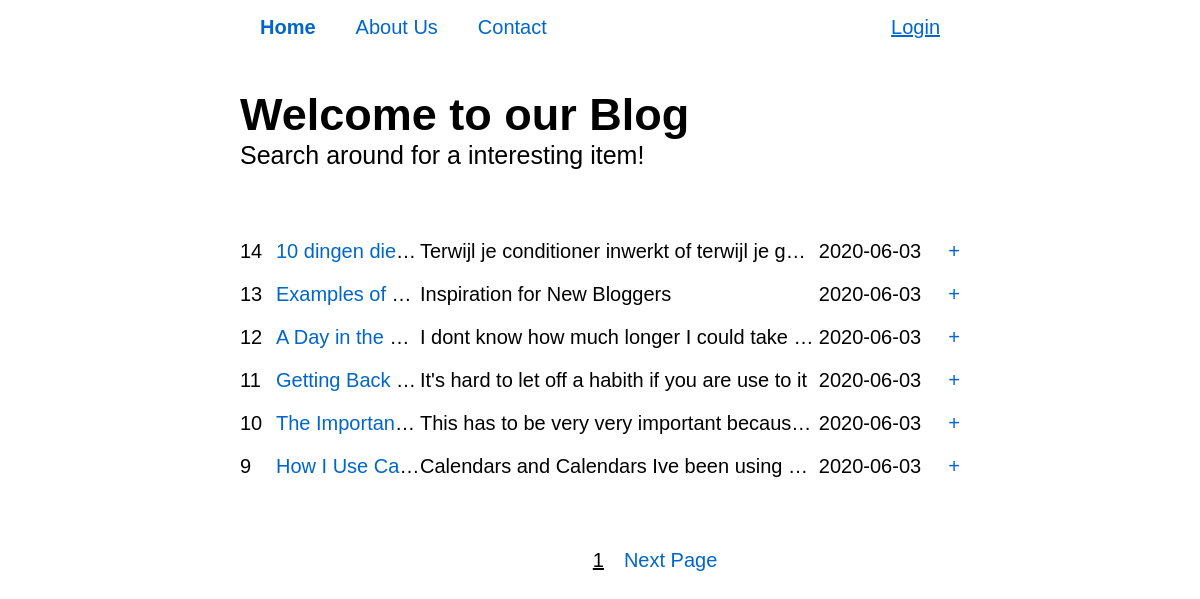
The page / on the database its author committed.
### tables this page shows
CREATE TABLE `posts` (
  `postId` int(11) NOT NULL,
  `title` varchar(50) NOT NULL,
  `description` tinytext NOT NULL,
  `content` text NOT NULL,
  `date` timestamp NOT NULL DEFAULT current_timestamp(),
  `userId` int(11) NOT NULL,
  `deleted` tinyint(1) DEFAULT 0
);

### App/controllers/Controller.php (called while the page is built, shortened)
<?php
class Controller
{
    private $data = [];
    public function assign($variable, $value) {
        $this->data[$variable] = $value;
    }
    public function view($fileName)
    {
        $data = $this->data;
        extract($data);
        return require "App/views/{$fileName}.view.php";
    }
}

### App/controllers/PagesController.php (called while the page is built, shortened)
<?php
class PagesController extends Controller
{
    private $pagination;
    public function __construct()
    {
        $this->pagination = new PaginationController();
    }
    public function getHome()
    {
        $total_posts_per_page = count(App::get('database')->fetchAll());
        $this->assign('paginate_result',
            $this->pagination->paginate($total_posts_per_page)
        );
        $this->view('home');
    }
}

### core/Router.php (called while the page is built, shortened)
<?php
class Router
{
    public $routes = [
        'GET' => [],
        'POST' => []
    ];
    public function get($uri, $controller) {
        $this->routes['GET'][$uri] = $controller;
    }
    public function post($uri, $controller) {
        $this->routes['POST'][$uri] = $controller;
    }
    public function direct($uri, $requestType)
    {
        if (array_key_exists($uri, $this->routes[$requestType])) {
            return $this->callMethod(
                ...explode('@', $this->routes[$requestType][$uri])
            );
        }
        throw new Exception('No route defined --> ' . $uri . ' <-- ');
    }
    protected function callMethod($controller, $method)
    {
        $controller = new $controller;
        return $controller->$method();
    }
}

### index.php (called while the page is built, shortened)
<?php
Router::load('App/routes.php')
    ->direct(Request::uri(), Request::method());

### core/database/QueryBuilder.php (called while the page is built, shortened)
<?php
class QueryBuilder
{
    protected $pdo;
    private $statement;
    public function __construct($pdo)
    {
        $this->pdo = $pdo;
    }
    public function createQuery($query)
    {
        $this->statement = $this->pdo->prepare($query);
    }
    public function selectAllWhere($table, $where)
    {
        $symbol = ' = ';
        $sql = sprintf(
            "SELECT * FROM %s WHERE %s",
            $table,
            implode(' AND ', array_map(
                    function($k, $v) use($symbol) {
                        return $k . $symbol . "'" . $v . "'";
                    },
                    array_keys($where),
                    array_values($where)
                )
            )
        );
        try {
            $this->statement = $this->pdo->prepare($sql);
        } catch (Exception $e) {
            die('Woops, Something went wrong<br>');
        }
    }
    public function fetchAll($where = []) {
        $this->statement->execute($where);
        return $this->statement->fetchAll(PDO::FETCH_CLASS);
    }
}

### App/controllers/PaginationController.php (called while the page is built, shortened)
<?php
class PaginationController
{
    public function paginate($number_of_result, $where = false)
    {
        $posts_per_page = 6;
        $number_of_pages = ceil($number_of_result / $posts_per_page);
        if (empty($_GET['page'])) {
            $page_number = 1;
        } else {
            $page_number = $this->getPageNumber($_GET['page'], $number_of_pages);
        }
        $starting_page_number = ($page_number - 1) * $posts_per_page;
        if ($where) {
            $posts = $this->getAmountOfPostsById($starting_page_number, $posts_per_page);
        } else {
            $posts = $this->getAmountOfPosts($starting_page_number, $posts_per_page);
        }
        return ['post' => $posts, 'page_number' => $page_number, 'number_of_pages' => $number_of_pages];
    }
    private function getAmountOfPosts($starting_page_number, $posts_per_page)
    {
        App::get('database')->createQuery(
            "SELECT *
            FROM posts
            WHERE deleted = '0'
            ORDER BY date DESC
            LIMIT {$starting_page_number}, {$posts_per_page}"
        );
        return App::get('database')->fetchAll();
    }
}

### core/App.php (called while the page is built, shortened)
<?php
class App
{
    protected static $data = [];
    public static function bind($key, $value)
    {
        static::$data[$key] = $value;
    }
    public static function get($key)
    {
        return static::$data[$key];
    }
}

### App/views/home.view.php (the view, shortened to what this page needs)
<?php include 'partials/head.php'; ?>
<?php include 'partials/navbar.php'; ?>
    <div class="header-title">
        <h1>Welcome to our Blog</h1>
        <h4>Search around for a interesting item!</h4>
    </div>
    <section class="blog">
        <?php foreach ($data['paginate_result']['post'] as $post) : ?>
            <ul id="post<?= $post->postId ?>">
                <li class="number"><?= $post->postId ?></li>
                <li class="title"><a href="moreInfo?about=<?= $post->postId; ?>"><?= $post->title ?></a></li>
                <li class="description"><?= $post->description ?></li>
                <li class="date"><?= date('Y-m-d', strtotime($post->date)); ?></li>
                <a class="info" href="moreInfo?about=<?= $post->postId; ?>">+</a>
            </ul>
        <?php endforeach; ?>
    </section>
    <section class="pagination">
        <div class="pagination-options">
                <p><?= $data['paginate_result']['page_number'] ?></p>
            <?php if ($data['paginate_result']['page_number'] >= $data['paginate_result']['number_of_pages']) : ?>
                <a class='hide' href="/?page=<?= $data['paginate_result']['page_number'] + 1; ?>">Next Page</a>
            <?php else : ?>
                <a href="/?page=<?= $data['paginate_result']['page_number'] + 1; ?>">Next Page</a>
            <?php endif ?>
        </div>
    </section>
<?php include 'partials/footer.php'; ?>

### App/views/partials/head.php (shortened to what this page needs)
<!doctype html>
<html lang="en">
<head>
    <link rel="stylesheet" href="/public/css/standard.css">
    <?php if (isset($data['css'])) : ?>
        <?php if (is_array($data['css'])) : ?>
            <?php foreach ($data['css'] as $css) : ?>
                <link rel="stylesheet" href="/public/css/<?= $css; ?>.css">
            <?php endforeach; ?>
        <?php else : ?>
            <link rel="stylesheet" href="/public/css/<?= $data['css']; ?>.css">
        <?php endif; ?>
    <?php endif; ?>
</head>
<body>

### App/views/partials/navbar.php (shortened to what this page needs)
<header>
    <nav>
        <ul>
            <li><a href="/" class="<?= $_SERVER['REQUEST_URI'] == '/' ? 'active' : '' ?>">Home</a></li>
            <li><a href="/aboutUs" class="<?= $_SERVER['REQUEST_URI'] == '/about' ? 'active' : '' ?>">About Us</a></li>
            <li><a href="/contact" class="<?= $_SERVER['REQUEST_URI'] == '/contact' ? 'active' : '' ?>">Contact</a></li>
            <?php if(isset($_SESSION['status'])) : ?>
                <li><a href='/logout-user'>Logout</a></li>
            <?php else : ?>
                <li><a href="/login" class='<?= $_SERVER['REQUEST_URI'] == '/login' ? 'active' : '' ?> special'>Login</a></li>
            <?php endif; ?>
        </ul>
    </nav>
</header>

### App/views/partials/footer.php (shortened to what this page needs)
</body>
</html>

### public/css/standard.css (style rules this page uses)
body { margin: 0; padding: 0 20%; font-family: 'Work Sans', sans-serif; }
p, a { font-size: 20px; }
a { text-decoration: none; color: #06c; }
.special { text-decoration: underline; }
.active { font-weight: bold; }
header { margin-bottom: 50px; }
.header-title { width: 100%; margin-bottom: 50px; }
.header-title h1 { font-size: 45px; margin: 0; }
.header-title h4 { margin: 0; font-weight: normal; font-size: 25px; }
header nav ul li:last-child { margin-left: auto; }
header nav ul { display: flex; padding: 0; }
header nav ul li { list-style: none; margin: 0 20px; }

### public/css/home.css (style rules this page uses)
.number { width: 5%; }
.title { width: 20%; }
.description { width: 55%; }
.date { width: 15%; text-align: center; }
.info { width: 5%; text-align: right; }
.blog { min-height: 278px; margin-top: 50px; font-size: 20px; overflow: hidden; }
.blog ul { display: flex; padding: 0; }
.blog ul li { list-style: none; white-space: nowrap; overflow: hidden; text-overflow: ellipsis; }
.pagination { margin-top: 50px; width: 100%; display: inline-flex; height: 25px; }
.pagination-options { display: flex; margin: auto; }
.pagination-options p { text-decoration: underline; }
.pagination-options a, .pagination-options p { margin: 0 10px; }

### rows shown on the page
posts: postId "14", title "10 dingen die…", description "Terwijl je conditioner inwerkt of terwijl je g…", date "2020-06-03"
posts: postId "13", title "Examples of…", description "Inspiration for New Bloggers", date "2020-06-03"
posts: postId "12", title "A Day in the…", description "I dont know how much longer I could take…", date "2020-06-03"
posts: postId "11", title "Getting Back…", description "It's hard to let off a habith if you are use to it", date "2020-06-03"
posts: postId "10", title "The Importan…", description "This has to be very very important becaus…", date "2020-06-03"
posts: postId "9", title "How I Use Ca…", description "Calendars and Calendars Ive been using…", date "2020-06-03"

### other values the page prints
$data['paginate_result']['page_number'] "1"
